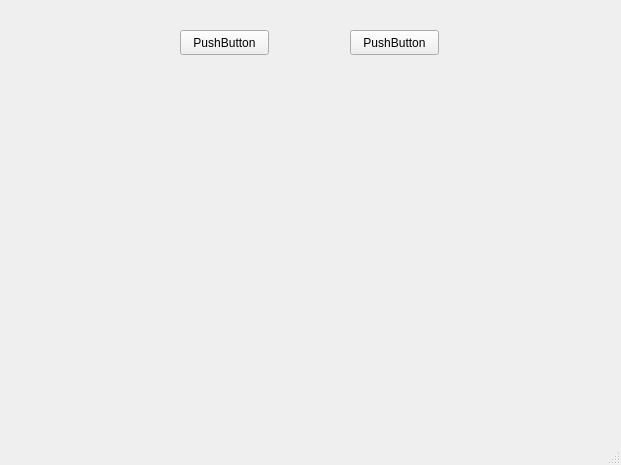
<?xml version="1.0" encoding="UTF-8"?>
<ui version="4.0">
 <class>MainWindow</class>
 <widget class="QMainWindow" name="MainWindow">
  <property name="geometry">
   <rect>
    <x>0</x>
    <y>0</y>
    <width>621</width>
    <height>465</height>
   </rect>
  </property>
  <property name="windowTitle">
   <string>MainWindow</string>
  </property>
  <widget class="QWidget" name="centralwidget">
   <widget class="QPushButton" name="pushButton1">
    <property name="geometry">
     <rect>
      <x>180</x>
      <y>30</y>
      <width>89</width>
      <height>25</height>
     </rect>
    </property>
    <property name="text">
     <string>PushButton</string>
    </property>
   </widget>
   <widget class="QPushButton" name="pushButton2">
    <property name="geometry">
     <rect>
      <x>350</x>
      <y>30</y>
      <width>89</width>
      <height>25</height>
     </rect>
    </property>
    <property name="text">
     <string>PushButton</string>
    </property>
   </widget>
  </widget>
  <widget class="QMenuBar" name="menubar">
   <property name="geometry">
    <rect>
     <x>0</x>
     <y>0</y>
     <width>621</width>
     <height>22</height>
    </rect>
   </property>
  </widget>
  <widget class="QStatusBar" name="statusbar"/>
 </widget>
 <resources/>
 <connections/>
</ui>
